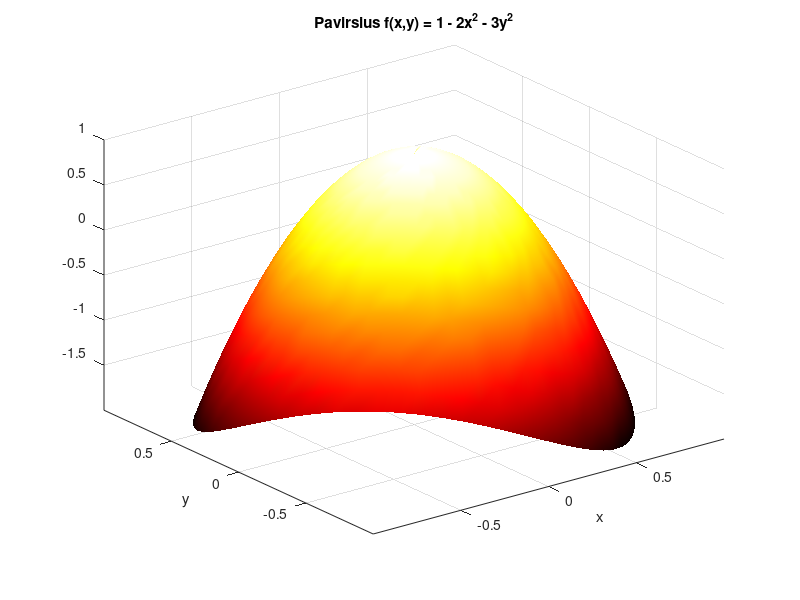
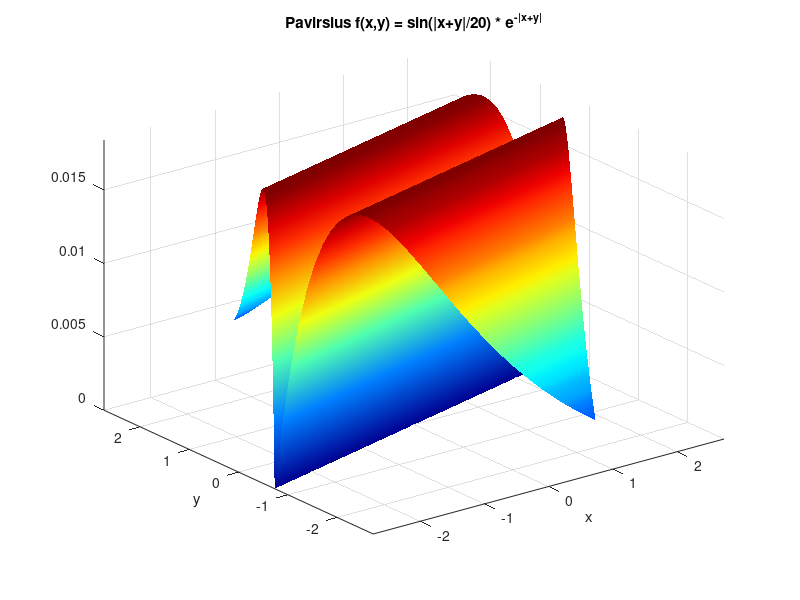
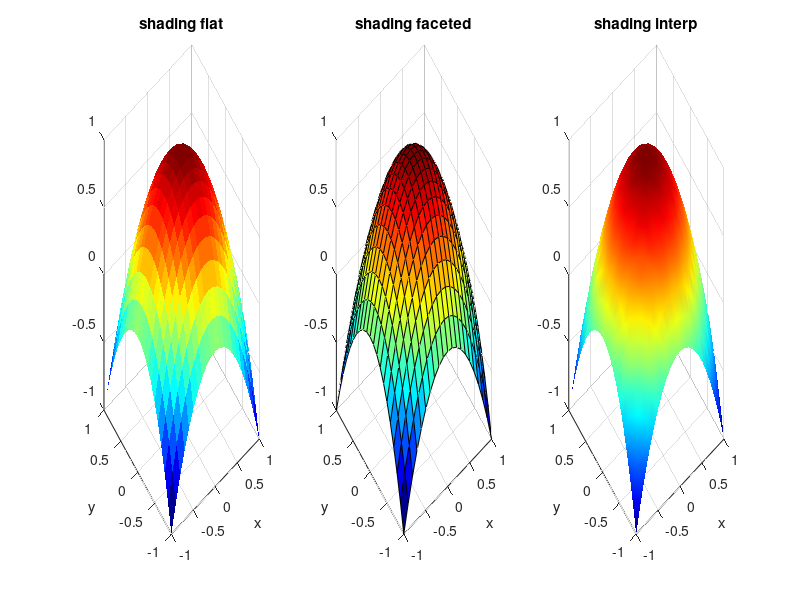

Recreate these plots in MATLAB, in order.
 % LD4_Darijus_Hrodel.m
% Vardas Pavardė: Darijus Hrodel
% Grupė:          EDIF-25/2
% Data:           2026-10-05
% Variantas:      1 
% Skriptinis programavimas - 4 Laboratorinis darbas (LD4)
% "Darbo MATLAB aplinkoje ir GitHub naudojimo pagrindai"

% 1a.
theta = 0:0.1:2*pi;
r = 0:0.05:1;
[T, R] = meshgrid(theta, r);

X = R .* cos(T);
Y = R .* sin(T);
Z = 1 - 2*X.^2 - 3*Y.^2;

figure(1);
h = surf(X, Y, Z);
rotate(h, [0 0 1], 45);
colormap(hot);
shading interp;
axis tight;
grid on;
title('Pavirsius f(x,y) = 1 - 2x^2 - 3y^2');
xlabel('x');
ylabel('y');

% 1b.
x = -2:0.1:2;
y = -2:0.1:2;
[X, Y] = meshgrid(x, y);

e = 2.718281828459045;
Z = sin(abs(X + Y) / 20) .* e.^(-abs(X + Y));

figure(2);
h = surf(X, Y, Z);
rotate(h, [0 0 1], 60);
colormap(jet);
shading interp;
axis tight;
grid on;
title('Pavirsius f(x,y) = sin(|x+y|/20) * e^{-|x+y|}');
xlabel('x');
ylabel('y');

% Papildoma.
x = -1:0.1:1;
y = -1:0.1:1;
[X, Y] = meshgrid(x, y);
Z = 1 - (X.^2 + Y.^2);

figure(3);

subplot(1, 3, 1);
surf(X, Y, Z);
colormap(jet);
shading flat;
axis tight;
grid on;
title('shading flat');
xlabel('x');
ylabel('y');

subplot(1, 3, 2);
surf(X, Y, Z);
colormap(jet);
shading faceted;
axis tight;
grid on;
title('shading faceted');
xlabel('x');
ylabel('y');

subplot(1, 3, 3);
surf(X, Y, Z);
colormap(jet);
shading interp;
axis tight;
grid on;
title('shading interp');
xlabel('x');
ylabel('y');
